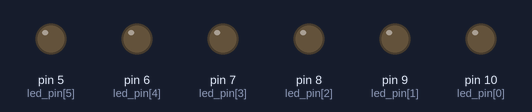
This sketch was run on a simulated Arduino Uno, built with avr-gcc and run on an emulated ATmega328P. Parts: output pins drawn as LEDs (lit = HIGH).

Above: at 1.15 s.
At 1.75 s:
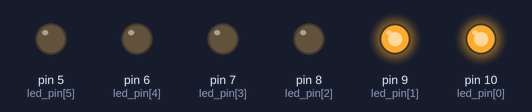
At 2.05 s:
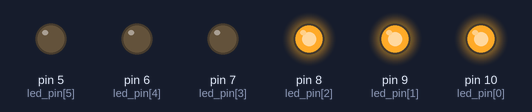
At 2.95 s:
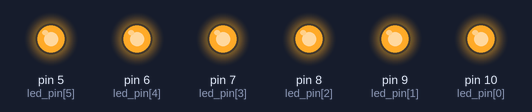
At 4.45 s:
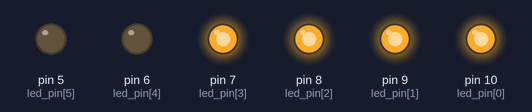
At 5.65 s:
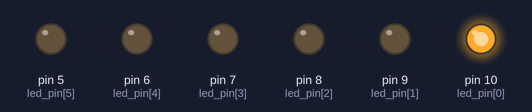
Timing chart, 0 to 6.0 s (numbered marks = the images above):
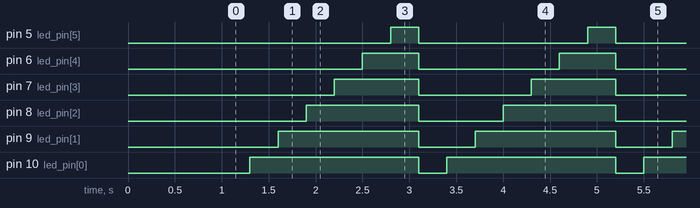

The sketch:

if-else.ino
```cpp
uint8_t led_pin[6] = {10, 9, 8, 7, 6, 5};
uint8_t count_led = 0;

void setup() {
  Serial.begin(115200);

  delay(1000);

  for(uint8_t count_pin = 0; count_pin < sizeof(led_pin); count_pin++) pinMode(led_pin[count_pin], OUTPUT);
  for(uint8_t count_pin = 0; count_pin < sizeof(led_pin); count_pin++) digitalWrite(led_pin[count_pin], 0);

}

void loop() {
  if(count_led == 0) {
    digitalWrite(led_pin[0], 0);
    digitalWrite(led_pin[1], 0);
    digitalWrite(led_pin[2], 0);
    digitalWrite(led_pin[3], 0);
    digitalWrite(led_pin[4], 0);
    digitalWrite(led_pin[5], 0);
  }
  else if(count_led == 1) {
    digitalWrite(led_pin[0], 1);
    digitalWrite(led_pin[1], 0);
    digitalWrite(led_pin[2], 0);
    digitalWrite(led_pin[3], 0);
    digitalWrite(led_pin[4], 0);
    digitalWrite(led_pin[5], 0);
  }
  else if(count_led == 2) {
    digitalWrite(led_pin[0], 1);
    digitalWrite(led_pin[1], 1);
    digitalWrite(led_pin[2], 0);
    digitalWrite(led_pin[3], 0);
    digitalWrite(led_pin[4], 0);
    digitalWrite(led_pin[5], 0);
  }
  else if(count_led == 3) {
    digitalWrite(led_pin[0], 1);
    digitalWrite(led_pin[1], 1);
    digitalWrite(led_pin[2], 1);
    digitalWrite(led_pin[3], 0);
    digitalWrite(led_pin[4], 0);
    digitalWrite(led_pin[5], 0);
  }
  else if(count_led == 4) {
    digitalWrite(led_pin[0], 1);
    digitalWrite(led_pin[1], 1);
    digitalWrite(led_pin[2], 1);
    digitalWrite(led_pin[3], 1);
    digitalWrite(led_pin[4], 0);
    digitalWrite(led_pin[5], 0);
  }
  else if(count_led == 5) {
    digitalWrite(led_pin[0], 1);
    digitalWrite(led_pin[1], 1);
    digitalWrite(led_pin[2], 1);
    digitalWrite(led_pin[3], 1);
    digitalWrite(led_pin[4], 1);
    digitalWrite(led_pin[5], 0);
  }
  else if(count_led == 6) {
    digitalWrite(led_pin[0], 1);
    digitalWrite(led_pin[1], 1);
    digitalWrite(led_pin[2], 1);
    digitalWrite(led_pin[3], 1);
    digitalWrite(led_pin[4], 1);
    digitalWrite(led_pin[5], 1);
  }

  count_led++;
  if(count_led > sizeof(led_pin)) count_led = 0;
  delay(300);
}
```

Measured:
- by itself, pin 5 (led_pin[5]): alternates HIGH for 0.30 s and LOW for 1.8 s
- by itself, pin 6 (led_pin[4]): alternates HIGH for 0.60 s and LOW for 1.5 s
- by itself, pin 7 (led_pin[3]): alternates HIGH for 0.90 s and LOW for 1.2 s
- by itself, pin 8 (led_pin[2]): alternates HIGH for 1.2 s and LOW for 0.90 s
- by itself, pin 9 (led_pin[1]): alternates HIGH for 1.5 s and LOW for 0.60 s
- by itself, pin 10 (led_pin[0]): alternates HIGH for 1.8 s and LOW for 0.30 s
